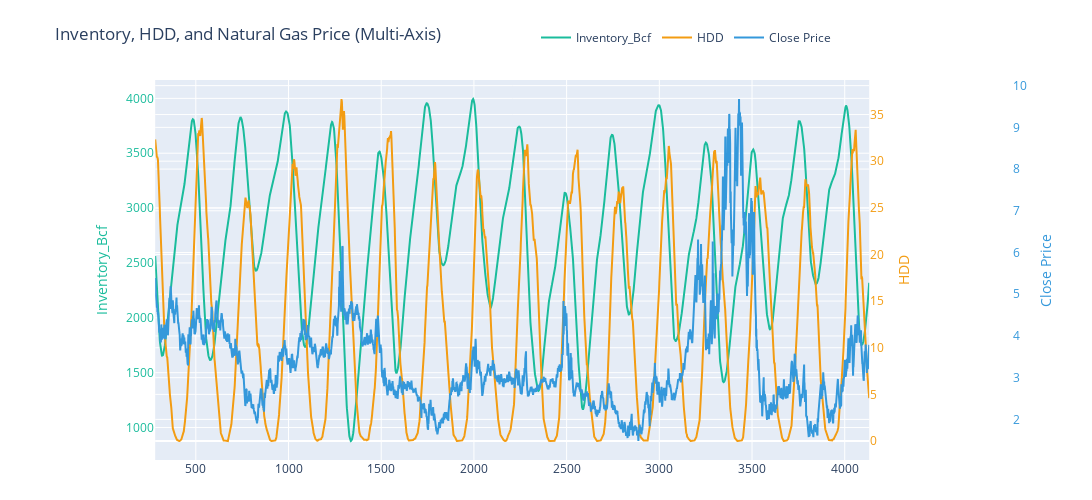

Notebook source saved alongside this figure:
### Code cell
import plotly.graph_objects as go

fig = go.Figure()

# Inventory_Bcf (left axis)
fig.add_trace(go.Scatter(
    x=result.index,
    y=result['Inventory_ma30'],
    name='Inventory_Bcf',
    yaxis='y',
    line=dict(color='#1ABC9C')
))

# HDD (right axis)
fig.add_trace(go.Scatter(
    x=result.index,
    y=result['Hdd_ma30'],
    name='HDD',
    yaxis='y2',
    line=dict(color='#F39C12')
))

# Close Price (far-right axis)
fig.add_trace(go.Scatter(
    x=result.index,
    y=result['Close'],
    name='Close Price',
    yaxis='y3',
    line=dict(color='#3498DB')
))

# 🔧 Layout with 3 y-axes
fig.update_layout(
    title='Inventory, HDD, and Natural Gas Price (Multi-Axis)',
    xaxis=dict(
        domain=[0.1, 0.85]
    ),
    yaxis=dict(  # y (left)
        title='Inventory_Bcf',
        titlefont=dict(color='#1ABC9C'),
        tickfont=dict(color='#1ABC9C'),
        anchor='x',
        side='left',
        position=0.0
    ),
    yaxis2=dict(  # y2 (right)
        title='HDD',
        titlefont=dict(color='#F39C12'),
        tickfont=dict(color='#F39C12'),
        anchor='x',
        overlaying='y',
        side='right',
        position=0.85
    ),
    yaxis3=dict(  # y3 (far-right)
        title='Close Price',
        titlefont=dict(color='#3498DB'),
        tickfont=dict(color='#3498DB'),
        anchor='free',
        overlaying='y',
        side='right',
        position=1.0
    ),
    legend=dict(x=0.5, y=1.15, orientation='h'),
    margin=dict(l=60, r=80, t=80, b=40),
    width=1100,
    height=500
)

fig.show()

### Figure 1 — Plotly figure (JSON) as saved in the notebook; plotly's stock layout.template omitted (floating-point values rounded to 4 significant figures; data arrays with more than 128 entries replaced by an {"elided": "..."} marker saying what was removed)
{"data": [{"line": {"color": "#1ABC9C"}, "name": "Inventory_Bcf", "type": "scatter", "x": {"elided": "3852 int values"}, "y": {"elided": "3852 float values"}, "yaxis": "y"}, {"line": {"color": "#F39C12"}, "name": "HDD", "type": "scatter", "x": {"elided": "3852 int values"}, "y": {"elided": "3852 float values"}, "yaxis": "y2"}, {"line": {"color": "#3498DB"}, "name": "Close Price", "type": "scatter", "x": {"elided": "3852 int values"}, "y": {"elided": "3852 float values"}, "yaxis": "y3"}], "layout": {"height": 500, "legend": {"orientation": "h", "x": 0.5, "y": 1.15}, "margin": {"b": 40, "l": 60, "r": 80, "t": 80}, "title": {"text": "Inventory, HDD, and Natural Gas Price (Multi-Axis)"}, "width": 1100, "xaxis": {"domain": [0.1, 0.85]}, "yaxis": {"anchor": "x", "position": 0, "side": "left", "tickfont": {"color": "#1ABC9C"}, "title": {"font": {"color": "#1ABC9C"}, "text": "Inventory_Bcf"}}, "yaxis2": {"anchor": "x", "overlaying": "y", "position": 0.85, "side": "right", "tickfont": {"color": "#F39C12"}, "title": {"font": {"color": "#F39C12"}, "text": "HDD"}}, "yaxis3": {"anchor": "free", "overlaying": "y", "position": 1, "side": "right", "tickfont": {"color": "#3498DB"}, "title": {"font": {"color": "#3498DB"}, "text": "Close Price"}}}}
